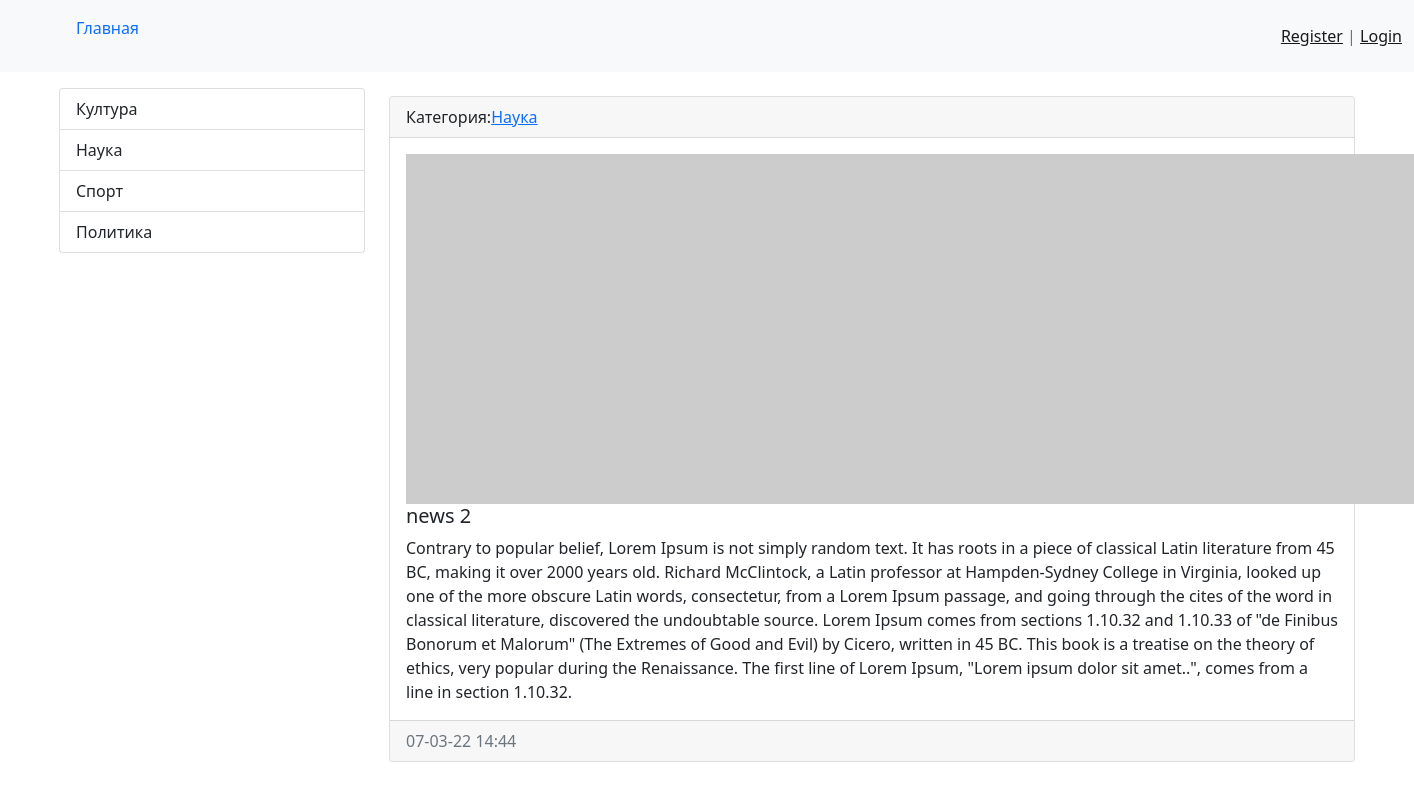
Screenshot of /news/2/ with the database file from the repository.
### news/models.py (models this page shows, shortened)
class Category(models.Model):
    title = models.CharField(max_length=150,db_index=True)
    def __str__(self):
        return self.title
    class Meta:
        verbose_name='Category'
        verbose_name_plural='category'
    def get_absolute_url(self):
        return reverse('category',kwargs={ 'category_id':self.pk })

class News(models.Model):
    title = models.CharField(max_length=150,verbose_name='Sarlavha')
    content = models.TextField(blank=True,verbose_name='Sarlavha matni')
    created_at = models.DateTimeField(auto_now_add=True,verbose_name='yaratilgan vaqt')
    updated_at = models.DateTimeField(auto_now=True,verbose_name="o'zgartirilgan vaqt")
    image = models.ImageField(upload_to='photo/%Y/%m/%d/',verbose_name='rasm',blank=True)
    is_published = models.BooleanField(default=True,verbose_name='bilmadim')
    category = models.ForeignKey('Category',on_delete=models.PROTECT,null=True)
    class Meta:
        verbose_name='Yangiliklar'
        verbose_name_plural='YANGILIK'
        ordering=('-created_at',)

### news/views.py (the view)
# urls.py: path('news/<int:pk>/',ViewNews.as_view(), name='views_news'),
class ViewNews(DetailView):
    model = News
    template_name = 'news/views_news.html'
    context_object_name= 'news_item'

### news/templatetags/news_tags.py (called while the page is built)
@register.simple_tag()
def get_categories():
    return Category.objects.all()

### news/templates/news/views_news.html
{% extends 'base.html' %}
    {% block sidebar %}
    {% include 'inc/_sidebar.html' %}
    {% endblock %}
    {% block content %}
            <div class="col-md-9">
                <div class="card mt-2">
                    <div class="card-header">
                        Категория:<a href="{{ news.item.category.get_absolute_url }}">{{ news_item.category }}</a>
                    </div>
                    <div class="card-body">
                        <div class="media">
                            {% if news_item.image %}
                                <img src="{{ news_item.image.url }}" alt="" width="350" height="235" class="mr-3">
                            {% else %}
                                <img src="https://picsum.photos/id/1060/350/235/?blur=2" class="mr-3">
                            {% endif %}
                            <div class="media-body">
                                <h5 class="card-title">{{ news_item.title }}</h5>
                                <p class="card-text">{{ news_item.content }}</p>
                            </div>
                        </div>
                    </div>
                    <div class="card-footer text-muted">{{ news_item.created_at| date:'d-m-y H:s' }}</div
                </div>
            </div>
    {% endblock %}

### templates/inc/_sidebar.html
{% load news_tags %}
<div class="col-md-3">
    {% get_categories as categories %}
    <div class="list-group">
        {% for item in categories %}
        <a href="{{ item.get_absolute_url }}" class="list-group-item list-group-item-action">{{ item.title }}</a>
        {% endfor %}
    </div>
</div>

### rows the page displays
Category: title "Култура"
Category: title "Наука"
Category: title "Спорт"
Category: title "Политика"
News: category "Наука", title "news 2", content "Contrary to popular belief, Lorem Ipsum is not simply random text. It has roots in a piece of classical Latin literature from 45 BC, making it over 2000 years old. Richard McClintock, a Latin professor at Hampden-Sydney College in Virginia, looked up one of the more obscure Latin words, consectetur, from a Lorem Ipsum passage, and going through the cites of the word in classical literature, discovered the undoubtable source. Lorem Ipsum comes from sections 1.10.32 and 1.10.33 of \"de Finibus Bonorum et Malorum\" (The Extremes of Good and Evil) by Cicero, written in 45 BC. This book is a treatise on the theory of ethics, very popular during the Renaissance. The first line of Lorem Ipsum,…", created_at "07-03-22 14:44"
